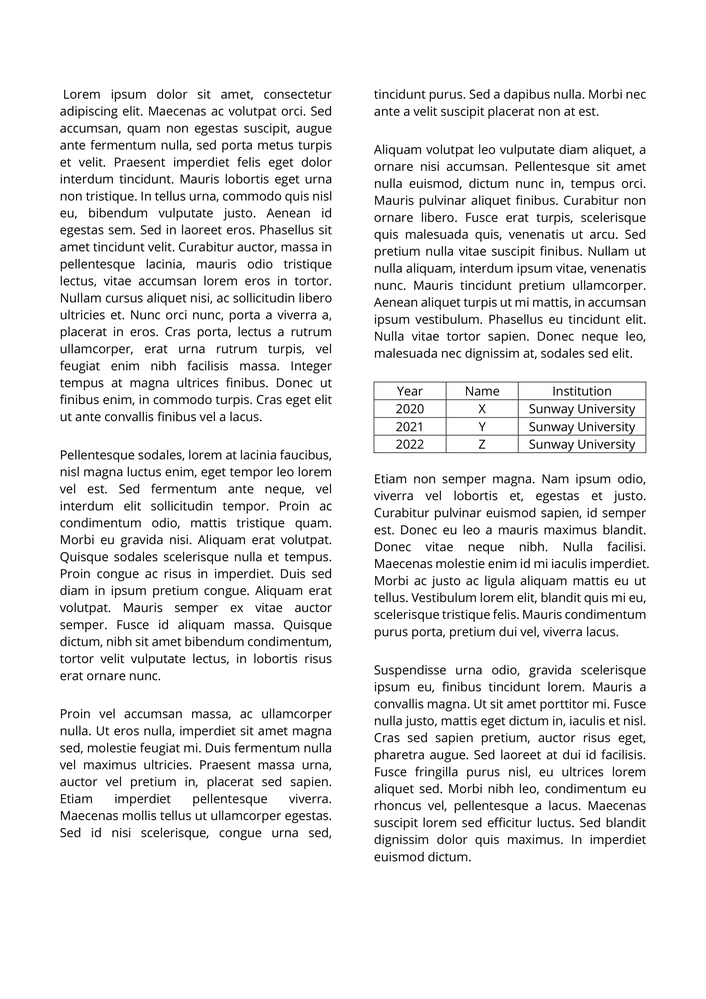
#> input picture DIP_Assignment/008.png, 706 x 999 px, shrunk from 1654 x 2339 before the run
$ python Task_B.py
#> lines starting #> are read from the running program, lines starting #| are printed output that depends on the picture; after the words box and inside, x2 and y2 are one past the last pixel; in counts of white or black regions, pixels touching at a corner belong together
#> the answer given: 008.png
#> further down, img is the input picture: shape (999, 706); min 0, max 255, mean 236.8
#> the answer given: watermark1.png
import cv2
import numpy as np

# remove margins

def removeMargins(img):

    # binarize image

    _,imgBinarized = cv2.threshold(img, 240, 255, cv2.THRESH_BINARY)
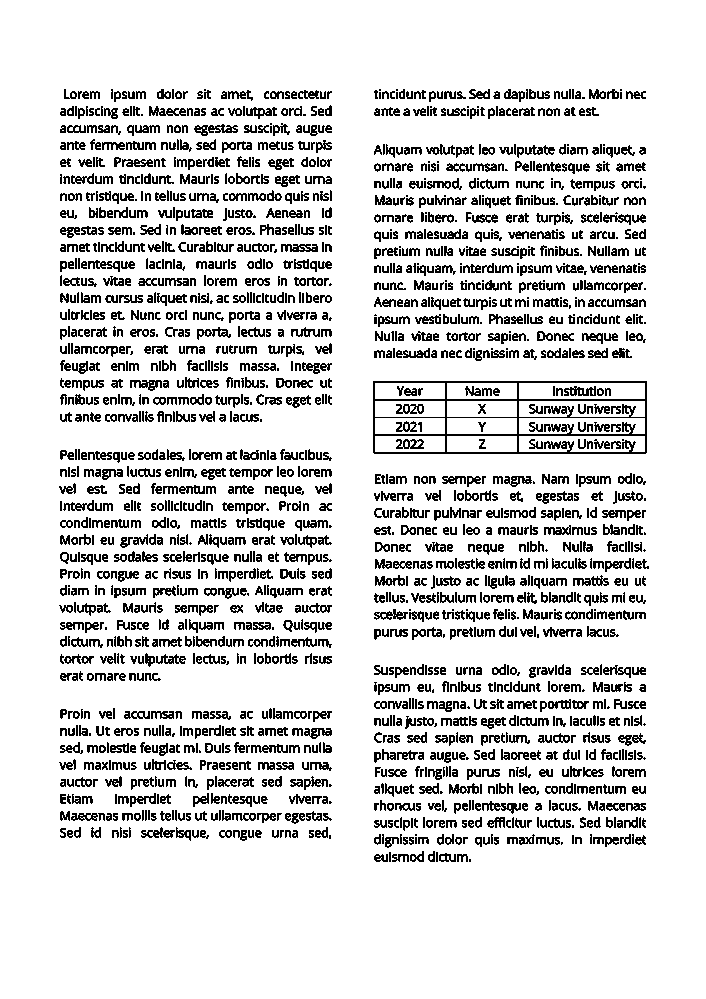
#> imgBinarized: shape (999, 706); 85.6% white; black in thin lines or dots, all inside (x1, y1, x2, y2) = (59, 89, 649, 862)
    imgBinarized[imgBinarized == 0] = 1
    imgBinarized[imgBinarized == 255] = 0

    # histogram projection

    horiProj = np.sum(imgBinarized,axis=1)
#> horiProj = 999 values, max 471 at index 453, min 0 at index 0, mean 101.5

    vertProj = np.sum(imgBinarized,axis=0)
#> vertProj = 706 values, max 330 at index 61, min 0 at index 0, mean 143.6

    # detect first and last non-zero values

    [nrow,ncol] = img.shape
#> nrow = 999; ncol = 706

    for x in range(0,nrow-1):
        if horiProj[x] != 0:
            a = x
            break

    for x in range(nrow-1,0,-1):
        if horiProj[x] != 0:
            b = x
            break

    for y in range(0,ncol-1):
        if vertProj[y] != 0:
            c = y
            break

    for y in range(ncol-1,0,-1):
        if vertProj[y] != 0:
            d = y
            break

    # remove margins

    img = img[a:b+1,c:d+1]
#> img: shape (773, 590)

    return img

# remove tables

def removeTables(img):

    # binarize image

    _,imgBinarized = cv2.threshold(img, 200, 255, cv2.THRESH_BINARY)
#> imgBinarized: shape (773, 590); 82.5% white; black in thin lines or dots
    imgBinarized[imgBinarized == 0] = 1
#> imgBinarized: shape (773, 590); values 1 (black) and 255 (white), 82.5% white; black in thin lines or dots
    imgBinarized[imgBinarized == 255] = 0
#> imgBinarized: shape (773, 590); values 0 (black) and 1 (white), 17.5% white in thin lines or dots

    # histogram projection

    horiProj = np.sum(imgBinarized,axis=1)
#> horiProj = 773 values, max 429 at index 292, min 0 at index 13, mean 103.1

    # we only need the horizontal projection to detect tables

    [nrow,ncol] = img.shape
#> nrow = 773; ncol = 590

    # to detect tables, first, we find rows in the image that are 70% filled.

    tableBorder = []

    for x in range(0,nrow-1):
        if horiProj[x] >= 0.7*ncol:
            tableBorder.append(x-1) # -1 to account for anti-aliasing.
#> after the loop, tableBorder = [291]

    # second, we find the first zero value row after the table border and destroy all data in those rows.

    for a in range(0,len(tableBorder)):
        for x in range(tableBorder[a],nrow-1):
            if horiProj[x] == 0:
                img[tableBorder[a]:x,:] = 255
                break
#> this loop made 1 pass
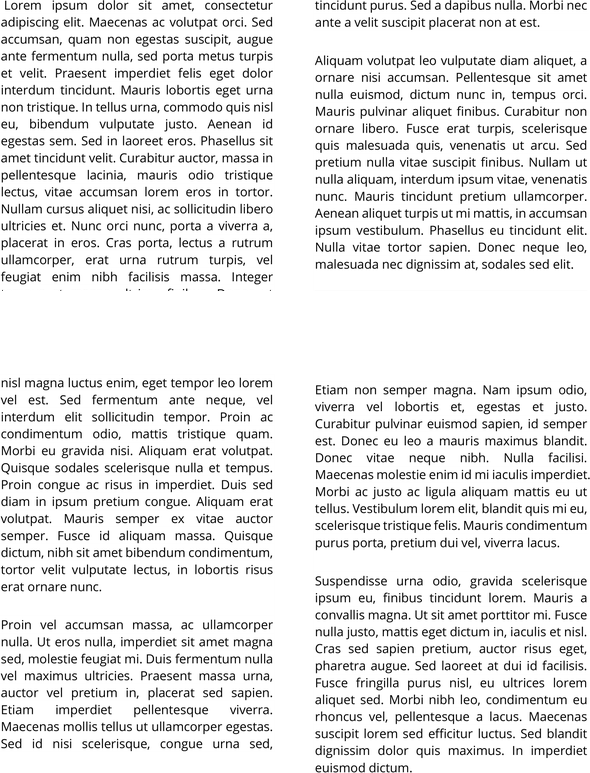
#> img: shape (773, 590); min 0, max 255, mean 229.6

    return img

# split columns

def splitColumns(img):

    # binarize image

    _,imgBinarized = cv2.threshold(img, 127, 255, cv2.THRESH_BINARY)
#> imgBinarized: shape (773, 590); 90.1% white; black in thin lines or dots
    imgBinarized[imgBinarized == 0] = 1
#> imgBinarized: shape (773, 590); values 1 (black) and 255 (white), 90.1% white; black in thin lines or dots
    imgBinarized[imgBinarized == 255] = 0
#> imgBinarized: shape (773, 590); values 0 (black) and 1 (white), 9.9% white in thin lines or dots

    # vertical dilation

    SE = cv2.getStructuringElement(cv2.MORPH_RECT,(13,101))

    dilated = cv2.dilate(imgBinarized,SE,iterations=1)
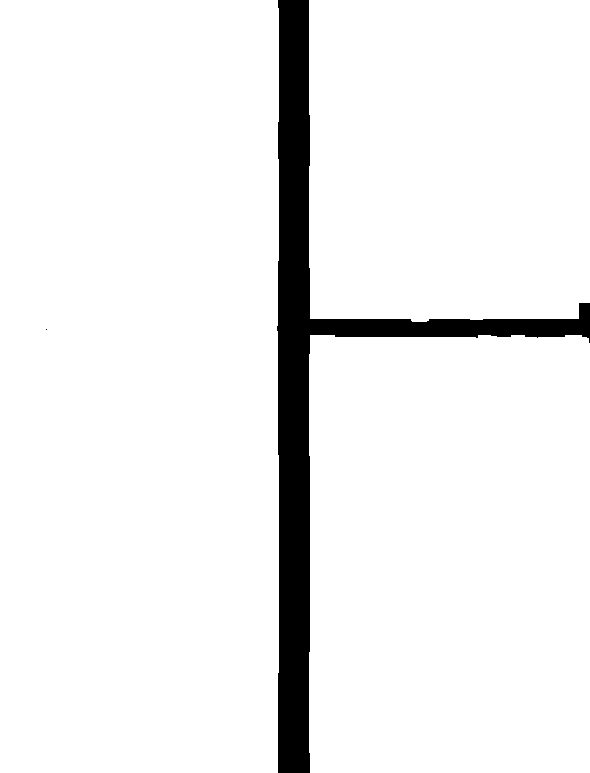
#> dilated: shape (773, 590); values 0 (black) and 1 (white), 93.7% white; 2 black regions (1 under 20 px)

    contours,hierarchy = cv2.findContours(dilated,cv2.RETR_EXTERNAL,cv2.CHAIN_APPROX_SIMPLE)
#> contours = 3 contours; box (x1, y1, x2, y2) and area: (0, 0, 279, 773) 214273, (309, 335, 590, 773) 121698, (309, 0, 590, 322) 88826

    images = []

    # split columns

    for cnt in contours:
        x,y,w,h = cv2.boundingRect(cnt)
        cv2.rectangle(img,(x,y),(x+w,y+h),(255,255,255),0)
        cropped = img[y:y+h,x:x+w]
        images.append(cropped)
#> this loop made 3 passes
#> (x, y, w, h) on passes 1 to 3: (309, 335, 281, 438), (309, 0, 281, 322), (0, 0, 279, 773)
#> pass 1, in splitColumns, `cropped = img[y:y+h,x:x+w]`:
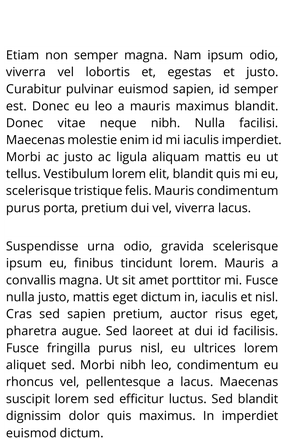
#> cropped: shape (438, 281); min 0, max 255, mean 227.5
#> after the loop: img: shape (773, 590); 0.08% of pixels changed, all inside (x1, y1, x2, y2) = (0, 0, 587, 752)
#> after the loop, images = 3 items

    return images

def extractParagraphs(img):

    # binarize image

    _,imgBinarized = cv2.threshold(img, 127, 255, cv2.THRESH_BINARY)
    imgBinarized[imgBinarized == 0] = 1
    imgBinarized[imgBinarized == 255] = 0

    # dilation

    SE = cv2.getStructuringElement(cv2.MORPH_RECT,(7,7))

    dilated = cv2.dilate(imgBinarized,SE,iterations=5)

    contours,hierarchy = cv2.findContours(dilated,cv2.RETR_EXTERNAL,cv2.CHAIN_APPROX_SIMPLE)

    paragraphs = []

    # split columns

    for cnt in contours:
        x,y,w,h = cv2.boundingRect(cnt)
        cv2.rectangle(img,(x,y),(x+w,y+h),(255,255,255),0)
        cropped = img[y:y+h,x:x+w]
        paragraphs.append(cropped)

    return paragraphs

def process(img,imgName):

    im1 = removeMargins(img)
    im2 = removeTables(im1)
    im3 = splitColumns(im2)
#> im3 = 3 items
    paragraphs = []
    for a in range (0,len(im3)):

        im3[a] = removeMargins(im3[a])
        im3[a] = removeTables(im3[a])
        im4 = extractParagraphs(im3[a])
        for x in im4:
            paragraphs.append(x)
#> this loop made 3 passes
#> after the loop, paragraphs = 4 items

    for x in range(0,len(paragraphs)):

        # remove margins

        paragraphs[x] = removeMargins(paragraphs[x])

        # add uniform margins

        paragraphs[x] = cv2.copyMakeBorder(paragraphs[x],20,20,20,20,cv2.BORDER_CONSTANT,value=255)
#> this loop made 4 passes
#> (nrow in removeMargins, ncol in removeMargins) on passes 1 to 4: (389, 275), (271, 272), (389, 272), (305, 272)
#> pass 1, in removeMargins (call 5), `_,imgBinarized = cv2.threshold(img, 240, 255, cv2.THRESH_BINARY)`:
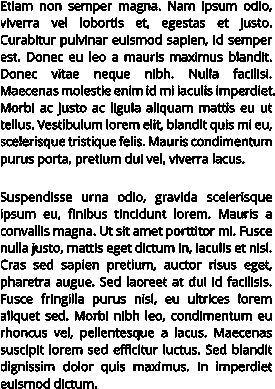
#> imgBinarized: shape (389, 275); 75.2% white; black in thin lines or dots

    # ensure list is in right order

    paragraphs.reverse()

    # save images

    imgNum = 1

    for x in paragraphs:
        cv2.imwrite('%s Paragraph %s.png'%(imgName,imgNum),x)
        imgNum += 1
#> this loop made 4 passes
#> pass 1, in process, `cv2.imwrite('%s Paragraph %s.png'%(imgName,imgNum),x)`:
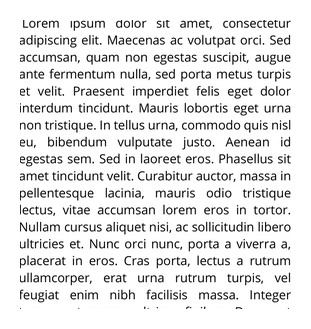
#> saved as watermark1.png Paragraph 1.png: shape (329, 311); min 0, max 255, mean 229
#> after the loop, imgNum = 5

# prompt user for the original image and the chosen image name.

img = cv2.imread(input("Enter image (including filetype):"),0)
name = input("Enter image name:")

process(img,name)
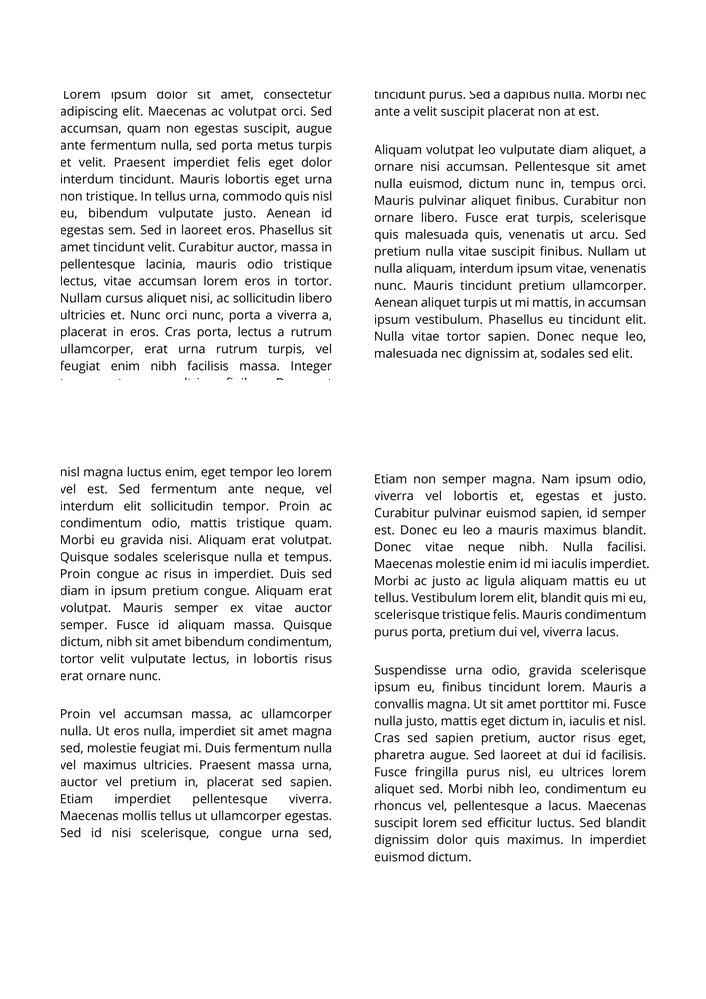
#> img: shape (999, 706); min 0, max 255, mean 238.6
